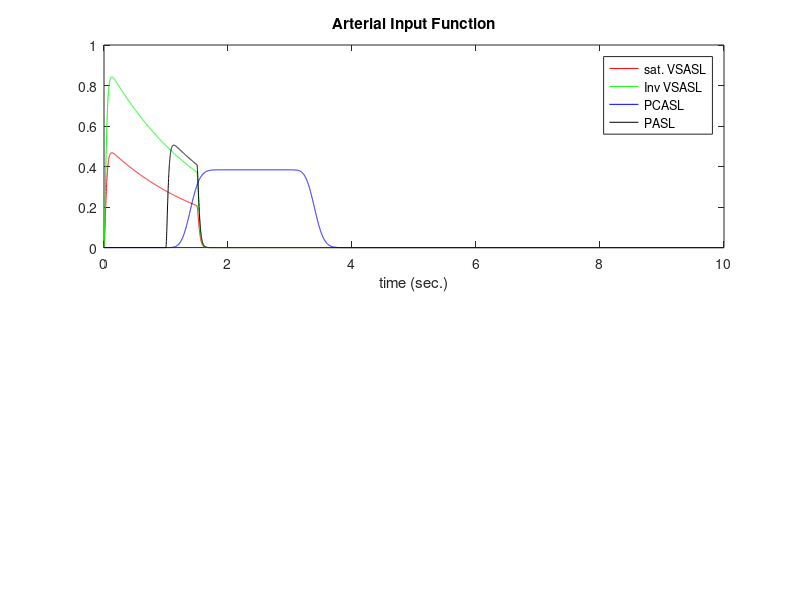

Write the MATLAB code that produced this figure. (Note: this script raises an error after producing the figure.)
% comparison between labeting schemes

r1a = 1/1.65;
bat = 1.4;
f = 50/6000 ; % ml/s*g
Disp = 100;
T1gm = 1.3;

dt = 1e-3;  % the time steps are 1 ms.  

ttmp = linspace(0,10, 10/dt)';
decay = ones(size(ttmp));
decay = exp(- ttmp  *r1a);

input = zeros(size(ttmp));

% arterial dispersion for pulsed input
p_art_kernel = ttmp.* exp(-Disp/2 *ttmp);
p_art_kernel(ttmp <= 0) = 0;
p_art_kernel = p_art_kernel / sum(p_art_kernel);  %normalize the mass in the dispersion

% Arterial dispersion and decay Kernel for continuous input
art_kernel = ttmp.^(bat*Disp) .* exp(-Disp *ttmp);
art_kernel(ttmp <= 0) = 0;
art_kernel = abs(art_kernel);
art_kernel = art_kernel / sum(art_kernel);  %normalize the mass in the dispersion



% scheme 1  : saturation based velocity selective ASL
vsasl_inp = input;
vsasl_inp(1:1.5/dt) = 0.5;
vsasl_inp = vsasl_inp .* decay;

vsasl_inp = conv(vsasl_inp, p_art_kernel);
vsasl_inp = vsasl_inp(1:length(input));

vsasl_sig = f * conv(vsasl_inp, exp(-ttmp*(f/0.9 + 1/T1gm) ));
vsasl_sig = vsasl_sig(1:length(input));

% scheme 2  : inversion based velocity selective ASL
vsai_inp = input;
vsai_inp(1:1.5/dt) = 0.9;
vsai_inp = vsai_inp .* decay;

vsai_inp = conv(vsai_inp, p_art_kernel);
vsai_inp = vsai_inp(1:length(input));

vsai_sig = f * conv(vsai_inp, exp(-ttmp*(f/0.9 + 1/T1gm) ));
vsai_sig = vsai_sig(1:length(input));


% scheme 3: continuous ASL
pcasl_inp = input;
pcasl_inp(1:2/dt) = 0.9;

pcasl_inp = conv(pcasl_inp , art_kernel .* decay);
pcasl_inp = pcasl_inp(1:length(input));

pcasl_sig = f * conv(pcasl_inp, exp(-ttmp*(f/0.9 + 1/T1gm) ));
pcasl_sig = pcasl_sig(1:length(input));


% scheme 4: PASL
pasl_inp = input;
pasl_inp(1/dt:1.5/dt) = 0.99;
pasl_inp = pasl_inp .* decay;

pasl_inp = conv(pasl_inp, p_art_kernel);
pasl_inp = pasl_inp(1:length(input));

pasl_sig = f * conv(pasl_inp, exp(-ttmp*(f/0.9 + 1/T1gm) ));
pasl_sig = pasl_sig(1:length(input));




subplot(211)
hold off
plot(ttmp, vsasl_inp,'r'); hold on
plot(ttmp, vsai_inp,'g'); hold on
plot(ttmp, pcasl_inp,'b'); hold on
plot(ttmp, pasl_inp,'k'); hold on
legend('sat. VSASL', 'Inv VSASL', 'PCASL', 'PASL');
title('Arterial Input Function')
xlabel('time (sec.)');

fatlines
dofontsize(16)

subplot(212)
hold off
plot(ttmp, vsasl_sig,'r'); hold on
plot(ttmp, vsai_sig,'g'); hold on
plot(ttmp, pcasl_sig,'b'); hold on
plot(ttmp, pasl_sig,'k'); hold on
legend('sat. VSASL', 'Inv VSASL', 'PCASL', 'PASL');
title('Amt. of Label in the Tissue')
xlabel('time (sec.)');
fatlines
dofontsize(16)


print -dpng compare_input_functions
